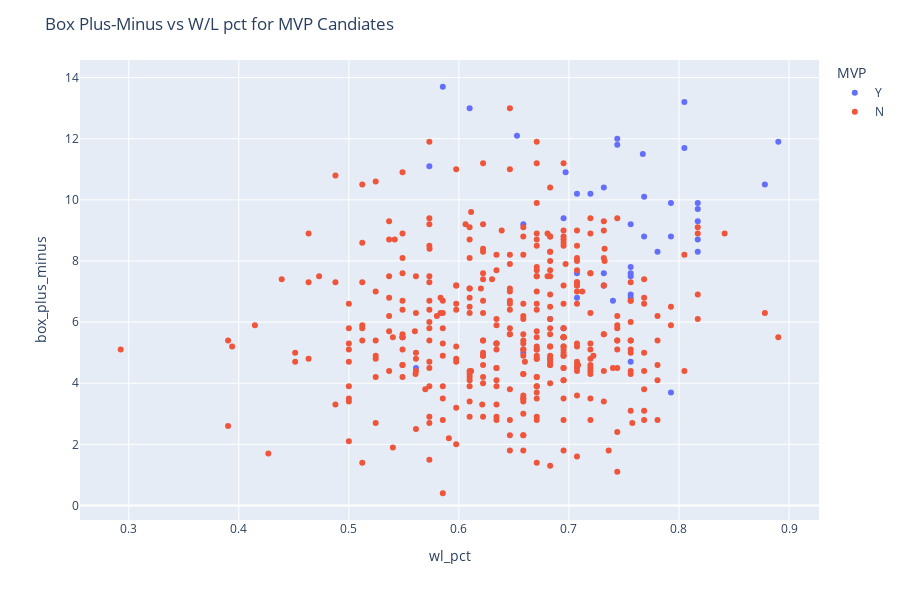

The notebook cell saved with this chart:
### Code cell
fig = px.scatter(df, x="wl_pct", y="box_plus_minus",color='MVP', hover_data=['Player', 'Year', 'Tm'])
fig.update_layout(height=600, title_text= 'Box Plus-Minus vs W/L pct for MVP Candiates')
fig.show()

### Figure 1 — Plotly figure (JSON) as saved in the notebook; plotly's stock layout.template omitted (floating-point values rounded to 4 significant figures; data arrays with more than 128 entries replaced by an {"elided": "..."} marker saying what was removed)
{"data": [{"customdata": {"elided": "44x3 mixed values"}, "hovertemplate": "MVP=Y<br>wl_pct=%{x}<br>box_plus_minus=%{y}<br>Player=%{customdata[0]}<br>Year=%{customdata[1]}<br>Tm=%{customdata[2]}<extra></extra>", "legendgroup": "Y", "marker": {"color": "#636efa", "symbol": "circle"}, "mode": "markers", "name": "Y", "orientation": "v", "showlegend": true, "type": "scatter", "x": [0.7317, 0.7561, 0.561, 0.7927, 0.7561, 0.7683, 0.8171, 0.7927, 0.6098, 0.6951, 0.7683, 0.7439, 0.8171, 0.7561, 0.7073, 0.7561, 0.878, 0.7805, 0.7561, 0.74, 0.8171, 0.6829, 0.7073, 0.7317, 0.7073, 0.7561, 0.6585, 0.8171, 0.6951, 0.8049, 0.7439, 0.7561, 0.697, 0.8049, 0.7195, 0.8171, 0.8902, 0.5732, 0.7927, 0.7317, 0.7671, 0.6528, 0.5854, 0.6585], "xaxis": "x", "y": [7.2, 7.5, 4.5, 3.7, 7.6, 8.8, 8.7, 8.8, 13, 9.4, 10.1, 12, 9.7, 7.8, 6.8, 9.2, 10.5, 8.3, 6.9, 6.7, 9.3, 6.1, 7.6, 7.6, 10.2, 4.7, 5, 8.3, 5.8, 13.2, 11.8, 6.8, 10.9, 11.7, 10.2, 9.9, 11.9, 11.1, 9.9, 10.4, 11.5, 12.1, 13.7, 9.2], "yaxis": "y"}, {"customdata": {"elided": "385x3 mixed values"}, "hovertemplate": "MVP=N<br>wl_pct=%{x}<br>box_plus_minus=%{y}<br>Player=%{customdata[0]}<br>Year=%{customdata[1]}<br>Tm=%{customdata[2]}<extra></extra>", "legendgroup": "N", "marker": {"color": "#EF553B", "symbol": "circle"}, "mode": "markers", "name": "N", "orientation": "v", "showlegend": true, "type": "scatter", "x": {"elided": "385 float values"}, "xaxis": "x", "y": {"elided": "385 float values"}, "yaxis": "y"}], "layout": {"height": 600, "legend": {"title": {"text": "MVP"}, "tracegroupgap": 0}, "margin": {"t": 60}, "title": {"text": "Box Plus-Minus vs W/L pct for MVP Candiates"}, "xaxis": {"anchor": "y", "domain": [0, 1], "title": {"text": "wl_pct"}}, "yaxis": {"anchor": "x", "domain": [0, 1], "title": {"text": "box_plus_minus"}}}}
